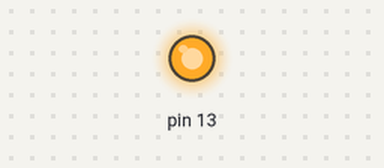
Bench run of a sketch on a simulated Arduino Uno, built with avr-gcc and run on an emulated ATmega328P. Parts: output pins drawn as LEDs (lit = HIGH). No radio packets arrive unless stated.

Above: at 1.03 s.
At 3.5 s:
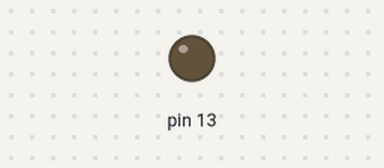
Timing chart, 0 to 7.6 s (numbered marks = the images above):
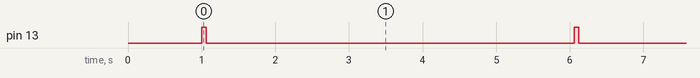

The sketch:

Send433.ino
```cpp
//D12 pour send

#include <VirtualWire.h>
char msg[10] = "31415926";   //Message envoyé par le phare pour confirmer l'ascention

void setup() {
  // put your setup code here, to run once:
vw_setup(2000);
delay(1000);
pinMode(13, OUTPUT);
}

void loop() {
  // put your main code here, to run repeatedly:
  digitalWrite(13, HIGH);
  vw_send(msg, 10);
  vw_wait_tx();
  digitalWrite(13, LOW);
  delay(5000);
}
```

Measured:
- by itself, pin 13: alternates HIGH for 0.06 s and LOW for 5.0 s
